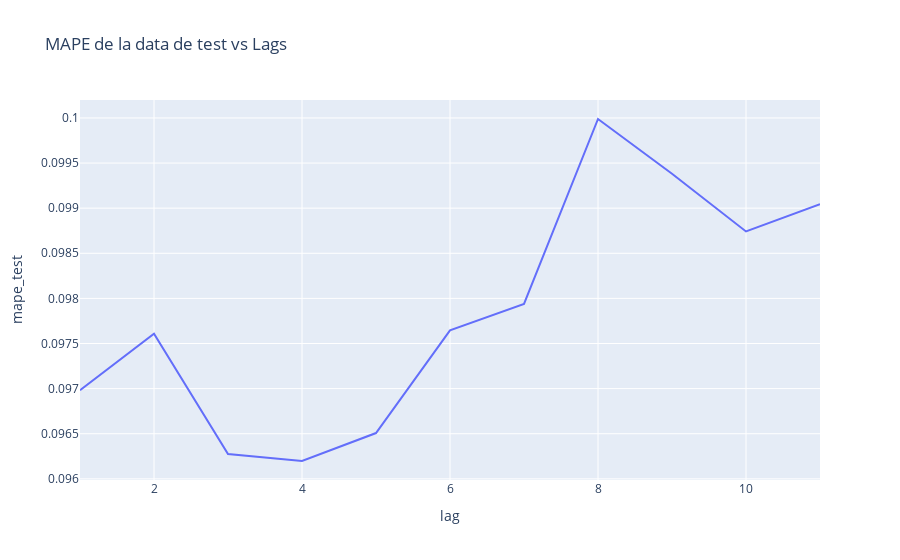

Notebook code cell kept with this figure:
### Code cell
fig_mape = px.line(
    df_pruebas, x="lag", y="mape_test", title="MAPE de la data de test vs Lags"
)

fig_mape.show()

### Figure 1 — Plotly figure (JSON) as saved in the notebook; plotly's stock layout.template omitted (floating-point values rounded to 4 significant figures)
{"data": [{"hovertemplate": "lag=%{x}<br>mape_test=%{y}<extra></extra>", "legendgroup": "", "line": {"color": "#636efa", "dash": "solid"}, "marker": {"symbol": "circle"}, "mode": "lines", "name": "", "orientation": "v", "showlegend": false, "type": "scatter", "x": [1, 2, 3, 4, 5, 6, 7, 8, 9, 10, 11], "xaxis": "x", "y": [0.09698, 0.09761, 0.09628, 0.0962, 0.09651, 0.09765, 0.09794, 0.09999, 0.09938, 0.09874, 0.09904], "yaxis": "y"}], "layout": {"legend": {"tracegroupgap": 0}, "title": {"text": "MAPE de la data de test vs Lags"}, "xaxis": {"anchor": "y", "domain": [0, 1], "title": {"text": "lag"}}, "yaxis": {"anchor": "x", "domain": [0, 1], "title": {"text": "mape_test"}}}}
